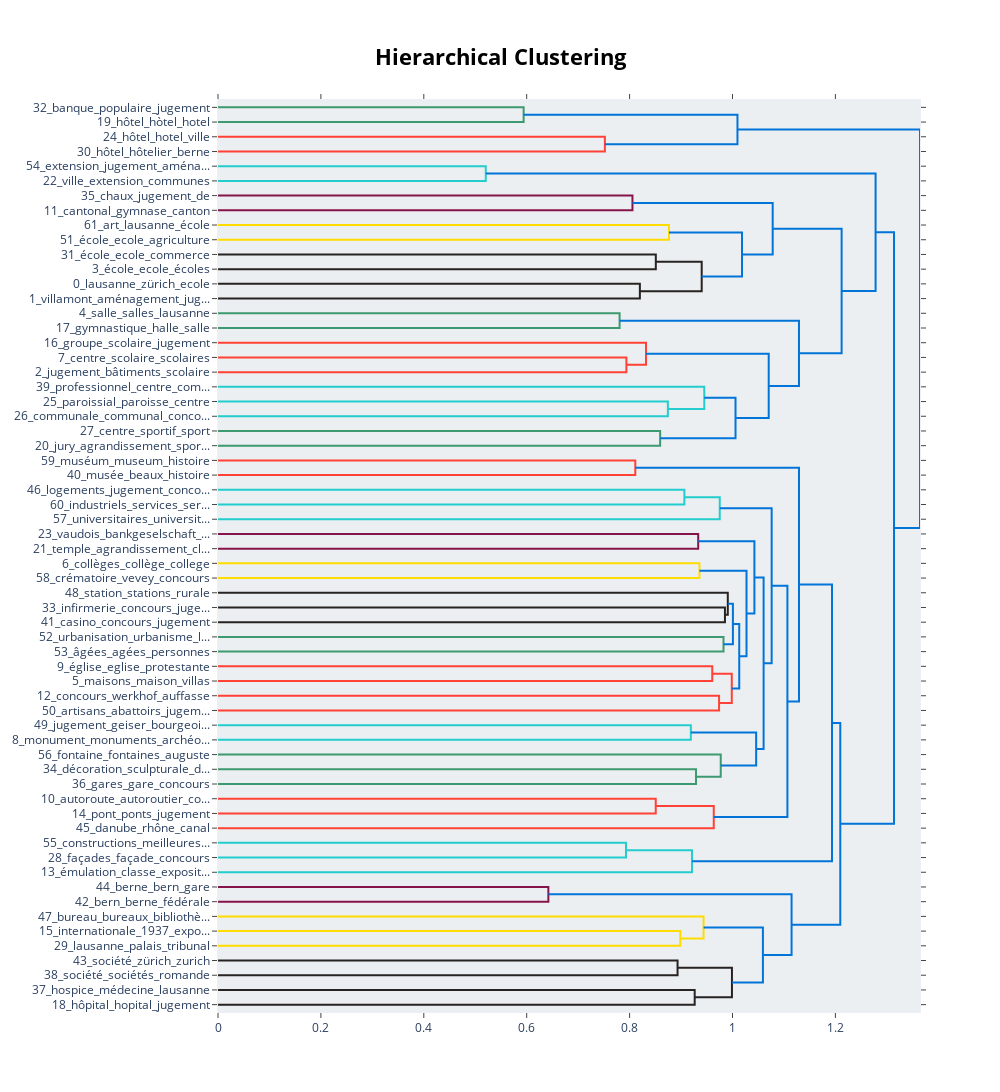

Source (notebook cell):
### Code cell
fig = topic_model.visualize_hierarchy()
fig.show()

### Figure 1 — Plotly figure (JSON) as saved in the notebook; plotly's stock layout.template omitted (floating-point values rounded to 4 significant figures)
{"data": [{"hoverinfo": "text", "marker": {"color": "rgb(61,153,112)"}, "mode": "lines", "type": "scatter", "x": [0, 0.594, 0.594, 0], "xaxis": "x", "y": [-5, -5, -15, -15], "yaxis": "y"}, {"hoverinfo": "text", "marker": {"color": "rgb(255,65,54)"}, "mode": "lines", "type": "scatter", "x": [0, 0.7519, 0.7519, 0], "xaxis": "x", "y": [-25, -25, -35, -35], "yaxis": "y"}, {"hoverinfo": "text", "marker": {"color": "rgb(0,116,217)"}, "mode": "lines", "type": "scatter", "x": [0.594, 1.01, 1.01, 0.7519], "xaxis": "x", "y": [-10, -10, -30, -30], "yaxis": "y"}, {"hoverinfo": "text", "marker": {"color": "rgb(35,205,205)"}, "mode": "lines", "type": "scatter", "x": [0, 0.5205, 0.5205, 0], "xaxis": "x", "y": [-45, -45, -55, -55], "yaxis": "y"}, {"hoverinfo": "text", "marker": {"color": "rgb(133,20,75)"}, "mode": "lines", "type": "scatter", "x": [0, 0.8056, 0.8056, 0], "xaxis": "x", "y": [-65, -65, -75, -75], "yaxis": "y"}, {"hoverinfo": "text", "marker": {"color": "rgb(255,220,0)"}, "mode": "lines", "type": "scatter", "x": [0, 0.8766, 0.8766, 0], "xaxis": "x", "y": [-85, -85, -95, -95], "yaxis": "y"}, {"hoverinfo": "text", "marker": {"color": "rgb(40,35,35)"}, "mode": "lines", "type": "scatter", "x": [0, 0.851, 0.851, 0], "xaxis": "x", "y": [-105, -105, -115, -115], "yaxis": "y"}, {"hoverinfo": "text", "marker": {"color": "rgb(40,35,35)"}, "mode": "lines", "type": "scatter", "x": [0, 0.82, 0.82, 0], "xaxis": "x", "y": [-125, -125, -135, -135], "yaxis": "y"}, {"hoverinfo": "text", "marker": {"color": "rgb(40,35,35)"}, "mode": "lines", "type": "scatter", "x": [0.851, 0.9401, 0.9401, 0.82], "xaxis": "x", "y": [-110, -110, -130, -130], "yaxis": "y"}, {"hoverinfo": "text", "marker": {"color": "rgb(0,116,217)"}, "mode": "lines", "type": "scatter", "x": [0.8766, 1.018, 1.018, 0.9401], "xaxis": "x", "y": [-90, -90, -120, -120], "yaxis": "y"}, {"hoverinfo": "text", "marker": {"color": "rgb(0,116,217)"}, "mode": "lines", "type": "scatter", "x": [0.8056, 1.078, 1.078, 1.018], "xaxis": "x", "y": [-70, -70, -105, -105], "yaxis": "y"}, {"hoverinfo": "text", "marker": {"color": "rgb(61,153,112)"}, "mode": "lines", "type": "scatter", "x": [0, 0.7806, 0.7806, 0], "xaxis": "x", "y": [-145, -145, -155, -155], "yaxis": "y"}, {"hoverinfo": "text", "marker": {"color": "rgb(255,65,54)"}, "mode": "lines", "type": "scatter", "x": [0, 0.7937, 0.7937, 0], "xaxis": "x", "y": [-175, -175, -185, -185], "yaxis": "y"}, {"hoverinfo": "text", "marker": {"color": "rgb(255,65,54)"}, "mode": "lines", "type": "scatter", "x": [0, 0.8319, 0.8319, 0.7937], "xaxis": "x", "y": [-165, -165, -180, -180], "yaxis": "y"}, {"hoverinfo": "text", "marker": {"color": "rgb(35,205,205)"}, "mode": "lines", "type": "scatter", "x": [0, 0.8744, 0.8744, 0], "xaxis": "x", "y": [-205, -205, -215, -215], "yaxis": "y"}, {"hoverinfo": "text", "marker": {"color": "rgb(35,205,205)"}, "mode": "lines", "type": "scatter", "x": [0, 0.9451, 0.9451, 0.8744], "xaxis": "x", "y": [-195, -195, -210, -210], "yaxis": "y"}, {"hoverinfo": "text", "marker": {"color": "rgb(61,153,112)"}, "mode": "lines", "type": "scatter", "x": [0, 0.8594, 0.8594, 0], "xaxis": "x", "y": [-225, -225, -235, -235], "yaxis": "y"}, {"hoverinfo": "text", "marker": {"color": "rgb(0,116,217)"}, "mode": "lines", "type": "scatter", "x": [0.9451, 1.006, 1.006, 0.8594], "xaxis": "x", "y": [-202.5, -202.5, -230, -230], "yaxis": "y"}, {"hoverinfo": "text", "marker": {"color": "rgb(0,116,217)"}, "mode": "lines", "type": "scatter", "x": [0.8319, 1.07, 1.07, 1.006], "xaxis": "x", "y": [-172.5, -172.5, -216.2, -216.2], "yaxis": "y"}, {"hoverinfo": "text", "marker": {"color": "rgb(0,116,217)"}, "mode": "lines", "type": "scatter", "x": [0.7806, 1.129, 1.129, 1.07], "xaxis": "x", "y": [-150, -150, -194.4, -194.4], "yaxis": "y"}, {"hoverinfo": "text", "marker": {"color": "rgb(0,116,217)"}, "mode": "lines", "type": "scatter", "x": [1.078, 1.212, 1.212, 1.129], "xaxis": "x", "y": [-87.5, -87.5, -172.2, -172.2], "yaxis": "y"}, {"hoverinfo": "text", "marker": {"color": "rgb(0,116,217)"}, "mode": "lines", "type": "scatter", "x": [0.5205, 1.278, 1.278, 1.212], "xaxis": "x", "y": [-50, -50, -129.8, -129.8], "yaxis": "y"}, {"hoverinfo": "text", "marker": {"color": "rgb(255,65,54)"}, "mode": "lines", "type": "scatter", "x": [0, 0.8111, 0.8111, 0], "xaxis": "x", "y": [-245, -245, -255, -255], "yaxis": "y"}, {"hoverinfo": "text", "marker": {"color": "rgb(35,205,205)"}, "mode": "lines", "type": "scatter", "x": [0, 0.9065, 0.9065, 0], "xaxis": "x", "y": [-265, -265, -275, -275], "yaxis": "y"}, {"hoverinfo": "text", "marker": {"color": "rgb(35,205,205)"}, "mode": "lines", "type": "scatter", "x": [0.9065, 0.9752, 0.9752, 0], "xaxis": "x", "y": [-270, -270, -285, -285], "yaxis": "y"}, {"hoverinfo": "text", "marker": {"color": "rgb(133,20,75)"}, "mode": "lines", "type": "scatter", "x": [0, 0.9333, 0.9333, 0], "xaxis": "x", "y": [-295, -295, -305, -305], "yaxis": "y"}, {"hoverinfo": "text", "marker": {"color": "rgb(255,220,0)"}, "mode": "lines", "type": "scatter", "x": [0, 0.9358, 0.9358, 0], "xaxis": "x", "y": [-315, -315, -325, -325], "yaxis": "y"}, {"hoverinfo": "text", "marker": {"color": "rgb(40,35,35)"}, "mode": "lines", "type": "scatter", "x": [0, 0.9853, 0.9853, 0], "xaxis": "x", "y": [-345, -345, -355, -355], "yaxis": "y"}, {"hoverinfo": "text", "marker": {"color": "rgb(40,35,35)"}, "mode": "lines", "type": "scatter", "x": [0, 0.9908, 0.9908, 0.9853], "xaxis": "x", "y": [-335, -335, -350, -350], "yaxis": "y"}, {"hoverinfo": "text", "marker": {"color": "rgb(61,153,112)"}, "mode": "lines", "type": "scatter", "x": [0, 0.9825, 0.9825, 0], "xaxis": "x", "y": [-365, -365, -375, -375], "yaxis": "y"}, {"hoverinfo": "text", "marker": {"color": "rgb(0,116,217)"}, "mode": "lines", "type": "scatter", "x": [0.9908, 1.001, 1.001, 0.9825], "xaxis": "x", "y": [-342.5, -342.5, -370, -370], "yaxis": "y"}, {"hoverinfo": "text", "marker": {"color": "rgb(255,65,54)"}, "mode": "lines", "type": "scatter", "x": [0, 0.9607, 0.9607, 0], "xaxis": "x", "y": [-385, -385, -395, -395], "yaxis": "y"}, {"hoverinfo": "text", "marker": {"color": "rgb(255,65,54)"}, "mode": "lines", "type": "scatter", "x": [0, 0.9739, 0.9739, 0], "xaxis": "x", "y": [-405, -405, -415, -415], "yaxis": "y"}, {"hoverinfo": "text", "marker": {"color": "rgb(255,65,54)"}, "mode": "lines", "type": "scatter", "x": [0.9607, 0.9986, 0.9986, 0.9739], "xaxis": "x", "y": [-390, -390, -410, -410], "yaxis": "y"}, {"hoverinfo": "text", "marker": {"color": "rgb(0,116,217)"}, "mode": "lines", "type": "scatter", "x": [1.001, 1.013, 1.013, 0.9986], "xaxis": "x", "y": [-356.2, -356.2, -400, -400], "yaxis": "y"}, {"hoverinfo": "text", "marker": {"color": "rgb(0,116,217)"}, "mode": "lines", "type": "scatter", "x": [0.9358, 1.027, 1.027, 1.013], "xaxis": "x", "y": [-320, -320, -378.1, -378.1], "yaxis": "y"}, {"hoverinfo": "text", "marker": {"color": "rgb(0,116,217)"}, "mode": "lines", "type": "scatter", "x": [0.9333, 1.043, 1.043, 1.027], "xaxis": "x", "y": [-300, -300, -349.1, -349.1], "yaxis": "y"}, {"hoverinfo": "text", "marker": {"color": "rgb(35,205,205)"}, "mode": "lines", "type": "scatter", "x": [0, 0.919, 0.919, 0], "xaxis": "x", "y": [-425, -425, -435, -435], "yaxis": "y"}, {"hoverinfo": "text", "marker": {"color": "rgb(61,153,112)"}, "mode": "lines", "type": "scatter", "x": [0, 0.9291, 0.9291, 0], "xaxis": "x", "y": [-455, -455, -465, -465], "yaxis": "y"}, {"hoverinfo": "text", "marker": {"color": "rgb(61,153,112)"}, "mode": "lines", "type": "scatter", "x": [0, 0.9771, 0.9771, 0.9291], "xaxis": "x", "y": [-445, -445, -460, -460], "yaxis": "y"}, {"hoverinfo": "text", "marker": {"color": "rgb(0,116,217)"}, "mode": "lines", "type": "scatter", "x": [0.919, 1.046, 1.046, 0.9771], "xaxis": "x", "y": [-430, -430, -452.5, -452.5], "yaxis": "y"}, {"hoverinfo": "text", "marker": {"color": "rgb(0,116,217)"}, "mode": "lines", "type": "scatter", "x": [1.043, 1.06, 1.06, 1.046], "xaxis": "x", "y": [-324.5, -324.5, -441.2, -441.2], "yaxis": "y"}, {"hoverinfo": "text", "marker": {"color": "rgb(0,116,217)"}, "mode": "lines", "type": "scatter", "x": [0.9752, 1.076, 1.076, 1.06], "xaxis": "x", "y": [-277.5, -277.5, -382.9, -382.9], "yaxis": "y"}, {"hoverinfo": "text", "marker": {"color": "rgb(255,65,54)"}, "mode": "lines", "type": "scatter", "x": [0, 0.8508, 0.8508, 0], "xaxis": "x", "y": [-475, -475, -485, -485], "yaxis": "y"}, {"hoverinfo": "text", "marker": {"color": "rgb(255,65,54)"}, "mode": "lines", "type": "scatter", "x": [0.8508, 0.9636, 0.9636, 0], "xaxis": "x", "y": [-480, -480, -495, -495], "yaxis": "y"}, {"hoverinfo": "text", "marker": {"color": "rgb(0,116,217)"}, "mode": "lines", "type": "scatter", "x": [1.076, 1.107, 1.107, 0.9636], "xaxis": "x", "y": [-330.2, -330.2, -487.5, -487.5], "yaxis": "y"}, {"hoverinfo": "text", "marker": {"color": "rgb(0,116,217)"}, "mode": "lines", "type": "scatter", "x": [0.8111, 1.129, 1.129, 1.107], "xaxis": "x", "y": [-250, -250, -408.8, -408.8], "yaxis": "y"}, {"hoverinfo": "text", "marker": {"color": "rgb(35,205,205)"}, "mode": "lines", "type": "scatter", "x": [0, 0.793, 0.793, 0], "xaxis": "x", "y": [-505, -505, -515, -515], "yaxis": "y"}, {"hoverinfo": "text", "marker": {"color": "rgb(35,205,205)"}, "mode": "lines", "type": "scatter", "x": [0.793, 0.9213, 0.9213, 0], "xaxis": "x", "y": [-510, -510, -525, -525], "yaxis": "y"}, {"hoverinfo": "text", "marker": {"color": "rgb(0,116,217)"}, "mode": "lines", "type": "scatter", "x": [1.129, 1.193, 1.193, 0.9213], "xaxis": "x", "y": [-329.4, -329.4, -517.5, -517.5], "yaxis": "y"}, {"hoverinfo": "text", "marker": {"color": "rgb(133,20,75)"}, "mode": "lines", "type": "scatter", "x": [0, 0.6421, 0.6421, 0], "xaxis": "x", "y": [-535, -535, -545, -545], "yaxis": "y"}, {"hoverinfo": "text", "marker": {"color": "rgb(255,220,0)"}, "mode": "lines", "type": "scatter", "x": [0, 0.8985, 0.8985, 0], "xaxis": "x", "y": [-565, -565, -575, -575], "yaxis": "y"}, {"hoverinfo": "text", "marker": {"color": "rgb(255,220,0)"}, "mode": "lines", "type": "scatter", "x": [0, 0.9438, 0.9438, 0.8985], "xaxis": "x", "y": [-555, -555, -570, -570], "yaxis": "y"}, {"hoverinfo": "text", "marker": {"color": "rgb(40,35,35)"}, "mode": "lines", "type": "scatter", "x": [0, 0.8932, 0.8932, 0], "xaxis": "x", "y": [-585, -585, -595, -595], "yaxis": "y"}, {"hoverinfo": "text", "marker": {"color": "rgb(40,35,35)"}, "mode": "lines", "type": "scatter", "x": [0, 0.9265, 0.9265, 0], "xaxis": "x", "y": [-605, -605, -615, -615], "yaxis": "y"}, {"hoverinfo": "text", "marker": {"color": "rgb(40,35,35)"}, "mode": "lines", "type": "scatter", "x": [0.8932, 0.9989, 0.9989, 0.9265], "xaxis": "x", "y": [-590, -590, -610, -610], "yaxis": "y"}, {"hoverinfo": "text", "marker": {"color": "rgb(0,116,217)"}, "mode": "lines", "type": "scatter", "x": [0.9438, 1.059, 1.059, 0.9989], "xaxis": "x", "y": [-562.5, -562.5, -600, -600], "yaxis": "y"}, {"hoverinfo": "text", "marker": {"color": "rgb(0,116,217)"}, "mode": "lines", "type": "scatter", "x": [0.6421, 1.115, 1.115, 1.059], "xaxis": "x", "y": [-540, -540, -581.2, -581.2], "yaxis": "y"}, {"hoverinfo": "text", "marker": {"color": "rgb(0,116,217)"}, "mode": "lines", "type": "scatter", "x": [1.193, 1.209, 1.209, 1.115], "xaxis": "x", "y": [-423.5, -423.5, -560.6, -560.6], "yaxis": "y"}, {"hoverinfo": "text", "marker": {"color": "rgb(0,116,217)"}, "mode": "lines", "type": "scatter", "x": [1.278, 1.314, 1.314, 1.209], "xaxis": "x", "y": [-89.92, -89.92, -492.0, -492.0], "yaxis": "y"}, {"hoverinfo": "text", "marker": {"color": "rgb(0,116,217)"}, "mode": "lines", "type": "scatter", "x": [1.01, 1.364, 1.364, 1.314], "xaxis": "x", "y": [-20, -20, -291.0, -291.0], "yaxis": "y"}], "layout": {"autosize": false, "height": 1130, "hoverlabel": {"bgcolor": "white", "font": {"family": "Rockwell", "size": 16}}, "hovermode": "closest", "plot_bgcolor": "#ECEFF1", "showlegend": false, "title": {"font": {"color": "Black", "size": 22}, "text": "<b>Hierarchical Clustering</b>", "x": 0.5, "xanchor": "center", "yanchor": "top"}, "width": 1000, "xaxis": {"mirror": "allticks", "rangemode": "tozero", "showgrid": false, "showline": true, "showticklabels": true, "ticks": "outside", "type": "linear", "zeroline": false}, "yaxis": {"mirror": "allticks", "range": [-620, 0], "rangemode": "tozero", "showgrid": false, "showline": true, "showticklabels": true, "tickmode": "array", "ticks": "outside", "ticktext": ["32_banque_populaire_jugement", "19_hôtel_hòtel_hotel", "24_hôtel_hotel_ville", "30_hôtel_hôtelier_berne", "54_extension_jugement_aména...", "22_ville_extension_communes", "35_chaux_jugement_de", "11_cantonal_gymnase_canton", "61_art_lausanne_école", "51_école_ecole_agriculture", "31_école_ecole_commerce", "3_école_ecole_écoles", "0_lausanne_zürich_ecole", "1_villamont_aménagement_jug...", "4_salle_salles_lausanne", "17_gymnastique_halle_salle", "16_groupe_scolaire_jugement", "7_centre_scolaire_scolaires", "2_jugement_bâtiments_scolaire", "39_professionnel_centre_com...", "25_paroissial_paroisse_centre", "26_communale_communal_conco...", "27_centre_sportif_sport", "20_jury_agrandissement_spor...", "59_muséum_museum_histoire", "40_musée_beaux_histoire", "46_logements_jugement_conco...", "60_industriels_services_ser...", "57_universitaires_universit...", "23_vaudois_bankgeselschaft_...", "21_temple_agrandissement_cl...", "6_collèges_collège_college", "58_crématoire_vevey_concours", "48_station_stations_rurale", "33_infirmerie_concours_juge...", "41_casino_concours_jugement", "52_urbanisation_urbanisme_l...", "53_âgées_agées_personnes", "9_église_eglise_protestante", "5_maisons_maison_villas", "12_concours_werkhof_auffasse", "50_artisans_abattoirs_jugem...", "49_jugement_geiser_bourgeoi...", "8_monument_monuments_archéo...", "56_fontaine_fontaines_auguste", "34_décoration_sculpturale_d...", "36_gares_gare_concours", "10_autoroute_autoroutier_co...", "14_pont_ponts_jugement", "45_danube_rhône_canal", "55_constructions_meilleures...", "28_façades_façade_concours", "13_émulation_classe_exposit...", "44_berne_bern_gare", "42_bern_berne_fédérale", "47_bureau_bureaux_bibliothè...", "15_internationale_1937_expo...", "29_lausanne_palais_tribunal", "43_société_zürich_zurich", "38_société_sociétés_romande", "37_hospice_médecine_lausanne", "18_hôpital_hopital_jugement"], "tickvals": [-5, -15, -25, -35, -45, -55, -65, -75, -85, -95, -105, -115, -125, -135, -145, -155, -165, -175, -185, -195, -205, -215, -225, -235, -245, -255, -265, -275, -285, -295, -305, -315, -325, -335, -345, -355, -365, -375, -385, -395, -405, -415, -425, -435, -445, -455, -465, -475, -485, -495, -505, -515, -525, -535, -545, -555, -565, -575, -585, -595, -605, -615], "type": "linear", "zeroline": false}}}
